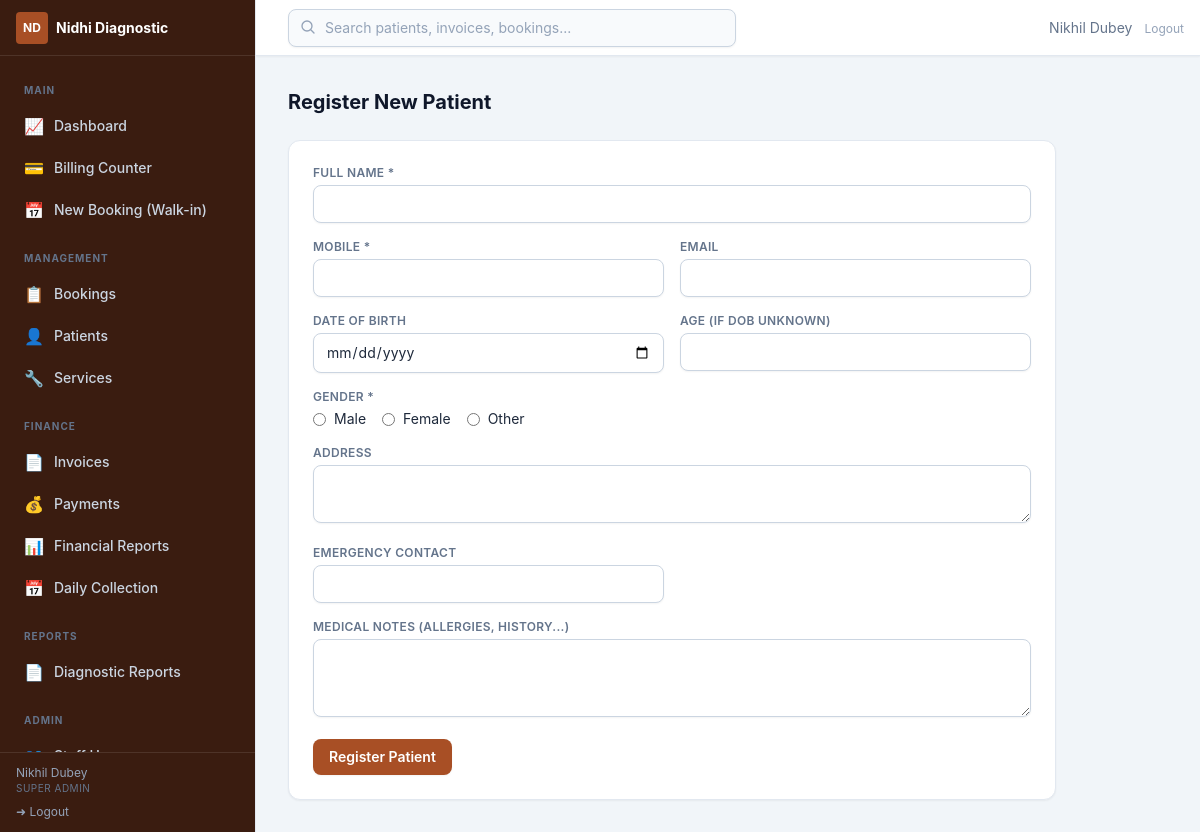
Screenshot of /admin/patients/new (signed in) with the database file from the repository.
### app/utils/helpers.py (models this page shows, shortened)
class Setting(db.Model):
    __tablename__ = "settings"
    key = db.Column(db.String(64), primary_key=True)
    value = db.Column(db.Text, nullable=False, default="")
    updated_at = db.Column(
        db.DateTime, default=lambda: datetime.now(timezone.utc).replace(tzinfo=None),
        onupdate=lambda: datetime.now(timezone.utc).replace(tzinfo=None),
    )
    updated_by = db.Column(db.Integer, db.ForeignKey("users.id", ondelete="SET NULL"))

### app/models/user.py (models this page shows, shortened)
class TimestampMixin:
    created_at = db.Column(db.DateTime, default=utcnow, nullable=False)
    updated_at = db.Column(db.DateTime, default=utcnow, onupdate=utcnow)

class User(db.Model, TimestampMixin, UserMixin):
    __tablename__ = "users"
    id = db.Column(db.Integer, primary_key=True)
    username = db.Column(db.String(64), unique=True, nullable=False, index=True)
    email = db.Column(db.String(254), unique=True)
    full_name = db.Column(db.String(128), nullable=False)
    password_hash = db.Column(db.String(256), nullable=False)
    role_id = db.Column(db.Integer, db.ForeignKey("roles.id"), nullable=False)
    is_active = db.Column(db.Boolean, default=True, nullable=False)
    last_login_at = db.Column(db.DateTime)
    role = db.relationship("Role", lazy="selectin")
    def has_permission(self, *codes) -> bool:
        if not self.role:
            return False
        if self.role.name == "super_admin":
            return True
        return bool(set(codes) & self.role.codes)

class Role(db.Model):
    __tablename__ = "roles"
    id = db.Column(db.Integer, primary_key=True)
    name = db.Column(db.String(32), unique=True, nullable=False, index=True)
    label = db.Column(db.String(64))
    permissions = db.relationship(
        "Permission", secondary="role_permissions", back_populates="roles",
        lazy="selectin",
    )

### app/admin/patients.py (the view, shortened to what this page needs)
@patients_bp.route("/new", methods=["GET", "POST"])
@login_required
@permission_required("patients.manage")
def create():
    form = PatientForm()
    return render_template("admin/patients/form.html", form=form, patient=None)

### app/admin/patients.py
class PatientForm(FlaskForm):
    full_name = StringField("Full Name", validators=[DataRequired(), Length(2, 128)])
    mobile = StringField("Mobile", validators=[DataRequired(), Regexp(r"^[6-9]\d{9}$")])
    email = EmailField("Email", validators=[Optional(), Length(max=254)])
    date_of_birth = DateField("Date of Birth", validators=[Optional()])
    age = IntegerField("Age (if DOB unknown)", validators=[Optional(), NumberRange(0, 120)])
    gender = RadioField(
        "Gender", choices=[("male", "Male"), ("female", "Female"), ("other", "Other")],
        validators=[DataRequired()],
    )
    address = TextAreaField("Address", validators=[Optional(), Length(max=500)])
    emergency_contact = StringField(
        "Emergency Contact", validators=[Optional(), Length(max=20)]
    )
    medical_notes = TextAreaField(
        "Medical Notes (allergies, history...)",
        validators=[Optional(), Length(max=2000)],
    )

### app/models/user.py (called while the page is built)
@login_manager.user_loader
def load_user(user_id):
    return db.session.get(User, int(user_id))

### app/utils/helpers.py (called while the page is built)
def get_setting(key, default=""):
    row = db.session.get(Setting, key)
    if row is not None:
        return row.value
    return SETTING_DEFAULTS.get(key, default)

def permission_required(*permissions):
    def decorator(view):
        @wraps(view)
        def wrapped(*args, **kwargs):
            if not current_user.is_authenticated:
                return redirect(url_for("auth.login", next=request.url))
            if not current_user.has_permission(*permissions):
                abort(403)
            return view(*args, **kwargs)
        return wrapped
    return decorator

### app/templates/admin/patients/form.html (shortened to what this page needs)
{% extends "admin/base.html" %}
{% block content %}
<h1 class="text-xl font-bold text-slate-900">{{ 'Edit Patient: ' ~ patient.full_name if patient else 'Register New Patient' }}</h1>
<form method="post" class="card mt-6 grid max-w-3xl gap-4 p-6 sm:grid-cols-2" novalidate>
  <div class="sm:col-span-2">
    <label class="label">{{ form.full_name.label.text }} *</label>
    {{ form.full_name(class="input") }}
  </div>
  <div>
    <label class="label">{{ form.mobile.label.text }} *</label>
    {{ form.mobile(class="input", inputmode="numeric") }}
  </div>
  <div>
    <label class="label">{{ form.email.label.text }}</label>
    {{ form.email(class="input") }}
  </div>
  <div>
    <label class="label">{{ form.date_of_birth.label.text }}</label>
    {{ form.date_of_birth(class="input", type="date") }}
  </div>
  <div>
    <label class="label">{{ form.age.label.text }}</label>
    {{ form.age(class="input", type="number", min=0, max=120) }}
  </div>
  <div class="sm:col-span-2">
    <label class="label">{{ form.gender.label.text }} *</label>
    <div class="mt-1 flex gap-4">
      {% for sub in form.gender %}
      <label class="flex items-center gap-2 text-sm">{{ sub }} {{ sub.label.text }}</label>
      {% endfor %}
    </div>
  </div>
  <div class="sm:col-span-2">
    <label class="label">{{ form.address.label.text }}</label>
    {{ form.address(class="input", rows=2) }}
  </div>
  <div>
    <label class="label">{{ form.emergency_contact.label.text }}</label>
    {{ form.emergency_contact(class="input") }}
  </div>
  <div class="sm:col-span-2">
    <label class="label">{{ form.medical_notes.label.text }}</label>
    {{ form.medical_notes(class="input", rows=3) }}
  </div>
  <div class="flex gap-3 sm:col-span-2">
    <button type="submit" class="btn-primary">{{ 'Save Changes' if patient else 'Register Patient' }}</button>
  </div>
</form>
{% endblock %}

### app/templates/admin/base.html (shortened to what this page needs)
{% extends "base.html" %}
{% block body %}
<div class="flex h-screen bg-slate-100" x-data="{ sidebar: window.innerWidth >= 1024 }"
     @resize.window="sidebar = window.innerWidth >= 1024"
     @keydown.escape.window="if (window.innerWidth < 1024) sidebar = false">
  <aside class="fixed inset-y-0 left-0 z-30 flex w-64 flex-col border-r border-slate-200 bg-brand-950 text-slate-200 transition-transform duration-300 ease-in-out lg:translate-x-0"
         :class="sidebar ? 'translate-x-0' : '-translate-x-full'">
    <div class="flex h-14 items-center justify-between gap-2 border-b border-white/10 px-4">
      <div class="flex min-w-0 items-center gap-2">
        <span class="flex h-8 w-8 flex-none items-center justify-center rounded bg-brand-700 text-xs font-bold text-white">ND</span>
        <span class="truncate text-sm font-bold text-white">{{ center_name() }}</span>
      </div>
    </div>
    <nav class="flex-1 space-y-0.5 overflow-y-auto p-3 text-sm">
      {% macro nav_item(href, label, icon, perm='dashboard.view') -%}
        {% if current_user.has_permission(perm) %}
        <a href="{{ href }}" @click="if (window.innerWidth < 1024) sidebar = false" class="flex items-center gap-2.5 rounded-lg px-3 py-2 font-medium transition
          {% if request.path.rstrip('/') == href.rstrip('/') %}bg-brand-700 text-white{% else %}text-slate-300 hover:bg-white/5 hover:text-white{% endif %}">
          <span class="text-base">{{ icon | safe }}</span>{{ label }}
        </a>
        {% endif %}
      {%- endmacro %}
      <p class="px-3 pt-3 pb-1 text-[10px] font-bold uppercase tracking-widest text-slate-500">Main</p>
      {{ nav_item(url_for('admin_dash.dashboard'), 'Dashboard', '&#128200;') }}
      {{ nav_item(url_for('billing.counter'), 'Billing Counter', '&#128179;', 'billing.manage') }}
      {{ nav_item(url_for('bookings.create'), 'New Booking (Walk-in)', '&#128197;', 'bookings.manage') }}
      <p class="px-3 pt-4 pb-1 text-[10px] font-bold uppercase tracking-widest text-slate-500">Management</p>
      {{ nav_item(url_for('bookings.index'), 'Bookings', '&#128203;', 'bookings.manage') }}
      {{ nav_item(url_for('patients.index'), 'Patients', '&#128100;', 'patients.manage') }}
      {{ nav_item(url_for('services.index'), 'Services', '&#128295;', 'services.manage') }}
      <p class="px-3 pt-4 pb-1 text-[10px] font-bold uppercase tracking-widest text-slate-500">Finance</p>
      {{ nav_item(url_for('invoices.index'), 'Invoices', '&#128196;', 'billing.manage') }}
      {{ nav_item(url_for('payments.index'), 'Payments', '&#128176;', 'payments.manage') }}
      {{ nav_item(url_for('finreports.index'), 'Financial Reports', '&#128202;', 'finreports.view') }}
      {{ nav_item(url_for('finreports.daily_collection'), 'Daily Collection', '&#128197;', 'finreports.view') }}
      <p class="px-3 pt-4 pb-1 text-[10px] font-bold uppercase tracking-widest text-slate-500">Reports</p>
      {{ nav_item(url_for('reports.index'), 'Diagnostic Reports', '&#128196;', 'reports.manage') }}
      <p class="px-3 pt-4 pb-1 text-[10px] font-bold uppercase tracking-widest text-slate-500">Admin</p>
      {{ nav_item(url_for('users.index'), 'Staff Users', '&#128101;', 'users.manage') }}
    </nav>
    <div class="border-t border-white/10 px-4 py-3">
      <div class="text-xs text-slate-400 truncate">{{ current_user.full_name }}</div>
      <div class="text-[10px] uppercase tracking-wider text-slate-500">{{ current_user.role.label if current_user.role else current_user.role_name }}</div>
      <a href="{{ url_for('auth.logout') }}" class="mt-2 flex items-center gap-1.5 text-xs text-slate-400 hover:text-white">
        &#10140; Logout
      </a>
    </div>
  </aside>
  <div class="flex flex-1 flex-col pl-0 lg:pl-64">
    <header class="sticky top-0 z-20 flex h-14 items-center justify-between border-b border-slate-200 bg-white px-4 shadow-sm">
      <div class="relative ml-4 hidden max-w-md flex-1 sm:block" x-data="globalSearch()">
        <input type="text" x-model="q" @input.debounce.350ms="doSearch()"
               placeholder="Search patients, invoices, bookings..." class="input w-full bg-slate-50 pl-9" />
        <svg class="absolute left-3 top-2.5 h-4 w-4 text-slate-400" fill="none" stroke="currentColor" stroke-width="2" viewBox="0 0 24 24"><path stroke-linecap="round" stroke-linejoin="round" d="M21 21l-5.197-5.197m0 0A7.5 7.5 0 105.196 5.196a7.5 7.5 0 0010.607 10.607z"/></svg>
      </div>
      <div class="flex items-center gap-3 text-sm">
        <span class="hidden text-slate-500 md:inline">{{ current_user.full_name }}</span>
        <form method="post" action="{{ url_for('auth.logout') }}">
          <button type="submit" class="text-xs text-slate-400 hover:text-red-600">Logout</button>
        </form>
      </div>
    </header>
    <div class="flex-1 overflow-y-auto p-4 sm:p-6 lg:p-8">
      {% block content %}{% endblock %}
    </div>
  </div>
</div>
{% endblock %}

### rows the page displays
Setting: value "Nidhi Diagnostic"
User: full_name "Nikhil Dubey"
Role: role "SUPER ADMIN"
Setting: email.label.text "EMAIL"

### other values shown
{{ icon | safe }} "📈 💳 📅 📋 👤 🔧 📄 💰 📊 📅 📄"
{{ label }} "Dashboard Billing Counter New Booking (Walk-in) Bookings Patients Services Invoices Payments Financial Reports Daily Collection Diagnostic Reports"
{{ sub.label.text }} "Male" "Female" "Other"
{{ 'Save Changes' if patient else 'Register Patient' }} "Register Patient"
